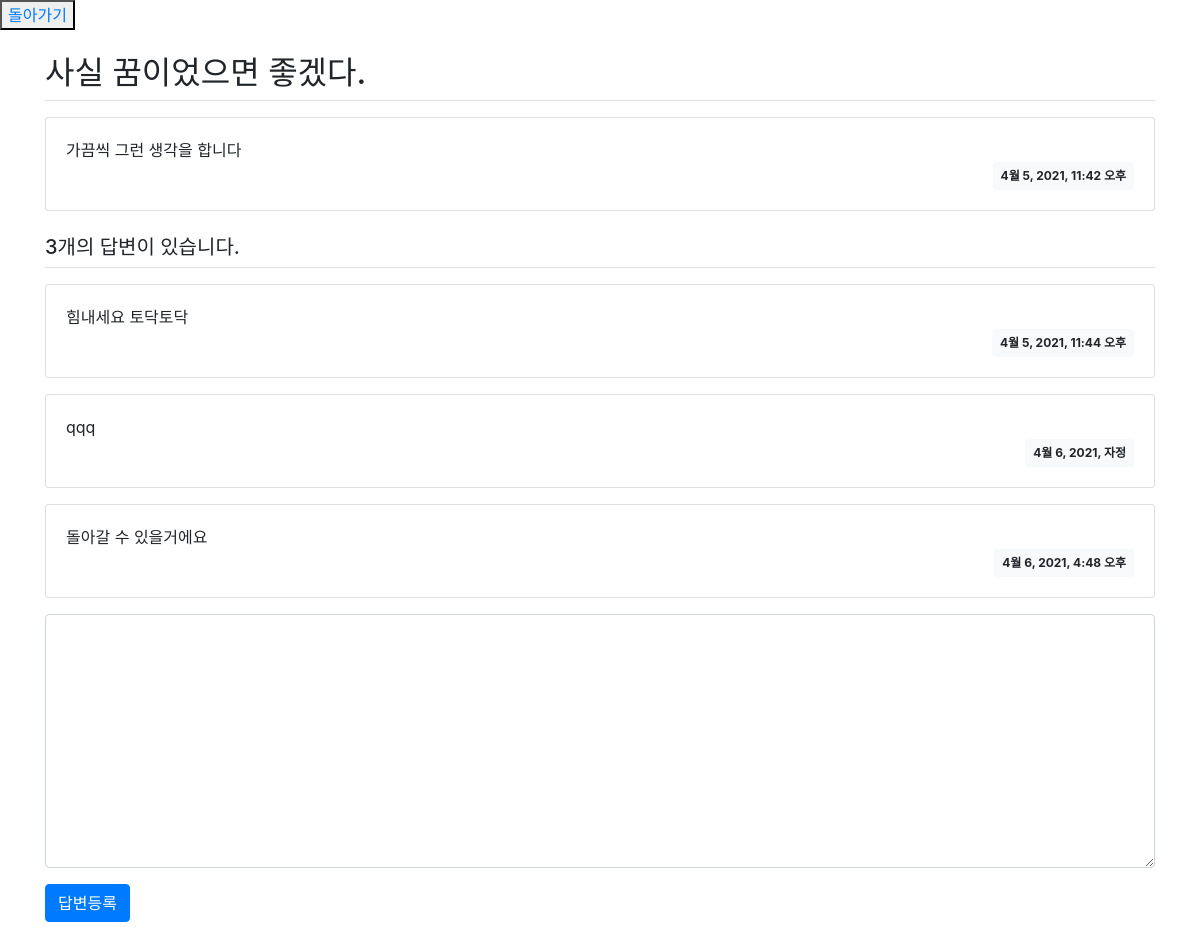
Screenshot of /pybo/2/ with the database file from the repository.
### pybo/models.py (models this page shows, shortened)
class Question(models.Model):
    subject = models.CharField(max_length=200)
    content = models.TextField()
    create_date = models.DateTimeField()

class Answer(models.Model):
    question = models.ForeignKey(Question, on_delete=models.CASCADE)
    content = models.TextField()
    create_date = models.DateTimeField()

### pybo/views.py (the view)
# urls.py: path('<int:question_id>/', views.detail, name='detail'),
def detail(request, question_id):
    question = get_object_or_404(Question, pk=question_id)
    context = {'question': question}
    return render(request, 'question_detail.html', context)

### templates/question_detail.html (shortened to what this page needs)
{% load static %}
<link rel="stylesheet" type="text/css" href="{% static 'bootstrap.min.css' %}">
<button class="button"><a href="{% url 'pybo:index' %}">돌아가기</a></button>
<div class="container my-3">
    <h2 class="border-bottom py-2">{{ question.subject }}</h2>
    <div class="card my-3">
        <div class="card-body">
            <div class="card-text" style="white-space: pre-line;">{{ question.content }}</div>
            <div class="d-flex justify-content-end">
                <div class="badge badge-light p-2">
                    {{ question.create_date }}
                </div>
            </div>
        </div>
    </div>
    <h5 class="border-bottom my-3 py-2">{{ question.answer_set.count }}개의 답변이 있습니다.</h5>
    {% for answer in question.answer_set.all %}
        <div class="card my-3">
            <div class="card-body">
                <div class="card-text" style="white-space: pre-line;">{{ answer.content }}</div>
                <div class="d-flex justify-content-end">
                    <div class="badge badge-light p-2">
                        {{ answer.create_date }}
                    </div>
                </div>
            </div>
        </div>
    {% endfor %}
    <form action="{% url 'pybo:answer_create' question.id %}" method="post" class="my-3">
        <div class="form-group">
            <textarea name="content" id="content" class="form-control" rows="10"></textarea>
        </div>
        <input type="submit" value="답변등록" class="btn btn-primary">
    </form>
</div>

### rows the page displays
Question: subject "사실 꿈이었으면 좋겠다.", content "가끔씩 그런 생각을 합니다", create_date "4월 5, 2021, 11:42 오후", answer_set.count "3"
Answer: content "힘내세요 토닥토닥", create_date "4월 5, 2021, 11:44 오후"
Answer: content "qqq", create_date "4월 6, 2021, 자정"
Answer: content "돌아갈 수 있을거에요", create_date "4월 6, 2021, 4:48 오후"
